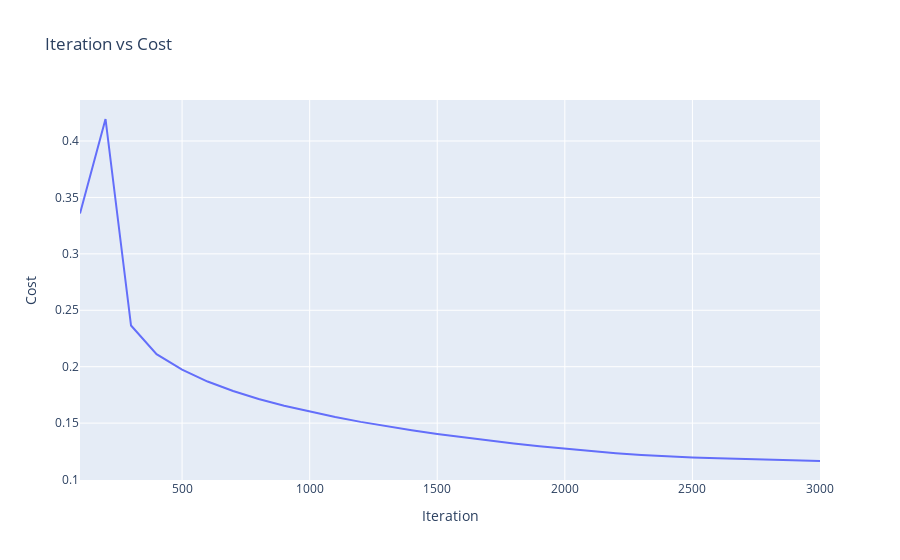

Notebook cell for this chart:
### Code cell
# Convert cost history into numpy arrays
cost_hist_ = np.array(custom_poly4_lr_model.cost_history)

# Plotly Express line chart
fig = px.line(
    x=cost_hist_[:, 0],
    y=cost_hist_[:, 1],
    title="Iteration vs Cost",
    labels={"x": "Iteration", "y": "Cost"}
)

# Show the plot
fig.show()

# Saved as plot_2.png in the current directory/folder

### Figure 1 — Plotly figure (JSON) as saved in the notebook; plotly's stock layout.template omitted (floating-point values rounded to 4 significant figures)
{"data": [{"hovertemplate": "Iteration=%{x}<br>Cost=%{y}<extra></extra>", "legendgroup": "", "line": {"color": "#636efa", "dash": "solid"}, "marker": {"symbol": "circle"}, "mode": "lines", "name": "", "orientation": "v", "showlegend": false, "type": "scatter", "x": [100, 200, 300, 400, 500, 600, 700, 800, 900, 1000, 1100, 1200, 1300, 1400, 1500, 1600, 1700, 1800, 1900, 2000, 2100, 2200, 2300, 2400, 2500, 2600, 2700, 2800, 2900, 3000], "xaxis": "x", "y": [0.3357, 0.4195, 0.2365, 0.2111, 0.1973, 0.1868, 0.1784, 0.1714, 0.1654, 0.1601, 0.1554, 0.1511, 0.1472, 0.1437, 0.1404, 0.1374, 0.1345, 0.1319, 0.1295, 0.1273, 0.1252, 0.1233, 0.1217, 0.1204, 0.1195, 0.1188, 0.1181, 0.1175, 0.117, 0.1164], "yaxis": "y"}], "layout": {"legend": {"tracegroupgap": 0}, "title": {"text": "Iteration vs Cost"}, "xaxis": {"anchor": "y", "domain": [0, 1], "title": {"text": "Iteration"}}, "yaxis": {"anchor": "x", "domain": [0, 1], "title": {"text": "Cost"}}}}
